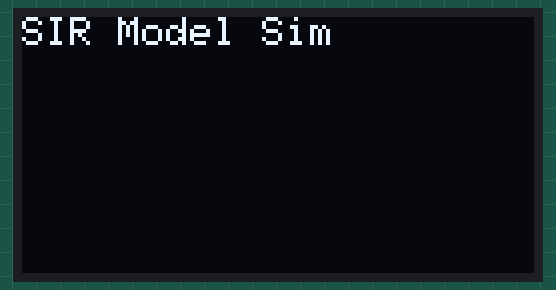
Simulated run of this sketch. Board: Arduino Uno, built with avr-gcc and run on an emulated ATmega328P. Shown: 128×64 one-colour display. Random numbers use the default seed unless the sketch sets one.

Above: at 0.1 s.
At 5.14 s:
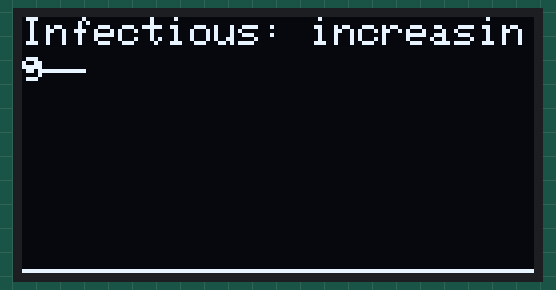
At 10.26 s:
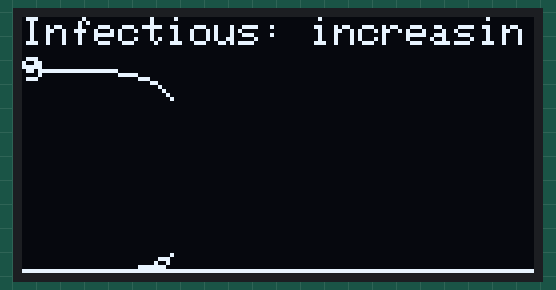
At 20.47 s:
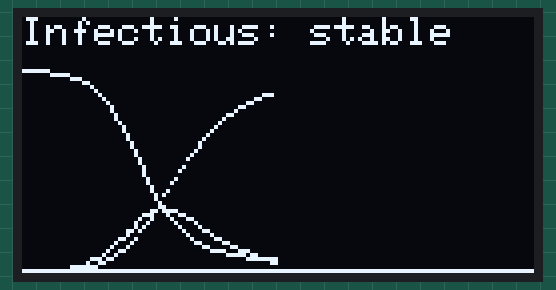
At 30.24 s:
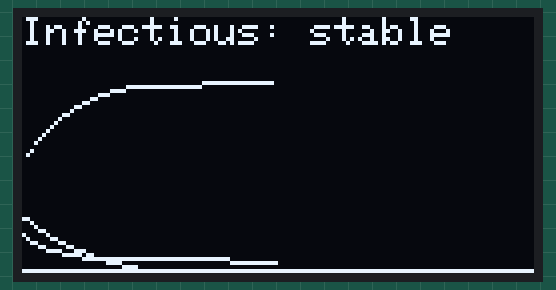
At 39.71 s:
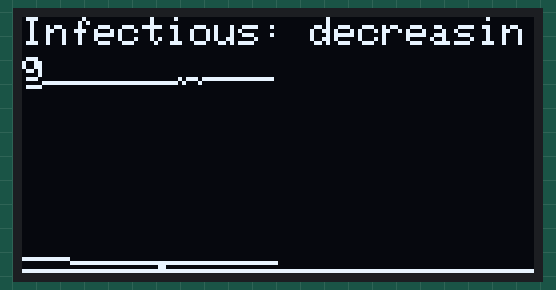

The sketch:

SIR_model_graph.ino
```cpp
/*
Classic Compartmental Model: SIR Model

***
SIR Model Overview

The population is divided into three compartments at time tt:
    S(t)S(t): Number of Susceptible individuals (can catch the disease)
    I(t)I(t): Number of Infectious individuals (currently infected and can transmit)
    R(t)R(t): Number of Recovered (or Removed) individuals (immune or no longer infectious)
The total population NN is assumed constant:
N=S(t)+I(t)+R(t)
N=S(t)+I(t)+R(t)
***

OLED wire connecction
Wiring: I2C OLED
OLED Pin	Arduino Uno / Mega
VCC	5V
GND	GND
SDA	A4 (Uno) / 20 (Mega)
SCL	A5 (Uno) / 21 (Mega)
*/

#include <Wire.h>
#include <Adafruit_GFX.h>
#include <Adafruit_SSD1306.h>

#define SCREEN_WIDTH 128
#define SCREEN_HEIGHT 64
#define OLED_RESET    -1
Adafruit_SSD1306 display(SCREEN_WIDTH, SCREEN_HEIGHT, &Wire, OLED_RESET);

const int totalPopulation = 1000;
float S = totalPopulation - 1;
float I = 1;
float R = 0;

const float beta = 0.3;
const float gamma = 0.1;

const int maxTimeSteps = 64;

uint8_t S_history[maxTimeSteps];
uint8_t I_history[maxTimeSteps];
uint8_t R_history[maxTimeSteps];

int timeStep = 0;

void setup() {
  Serial.begin(9600);
  randomSeed(analogRead(0));  // Initialize random generator

  if (!display.begin(SSD1306_SWITCHCAPVCC, 0x3C)) {
    Serial.println("SSD1306 init failed");
    while (true);
  }

  display.clearDisplay();
  display.setTextColor(SSD1306_WHITE);
  display.setTextSize(1);
  display.setCursor(0, 0);
  display.println("SIR Model Sim");
  display.display();
  delay(1500);

  for (int i = 0; i < maxTimeSteps; i++) {
    S_history[i] = 0;
    I_history[i] = 0;
    R_history[i] = 0;
  }
}

void loop() {
  // Base deterministic SIR update
  float newInfections = beta * S * I / totalPopulation;
  float newRecoveries = gamma * I;

  S -= newInfections;
  I += newInfections - newRecoveries;
  R += newRecoveries;

  // Add random fluctuation factor to infectious count (-5 to +5)
  float randomFactor = (random(-50, 51)) / 10.0; // -5.0 to +5.0
  I += randomFactor;

  // Clamp values
  if (S < 0) S = 0;
  if (I < 0) I = 0;
  if (R > totalPopulation) R = totalPopulation;

  if (S + I + R > totalPopulation) {
    // Normalize to totalPopulation if sum exceeds
    float total = S + I + R;
    S = S * totalPopulation / total;
    I = I * totalPopulation / total;
    R = R * totalPopulation / total;
  }

  uint8_t S_scaled = (uint8_t)((S / totalPopulation) * 255);
  uint8_t I_scaled = (uint8_t)((I / totalPopulation) * 255);
  uint8_t R_scaled = (uint8_t)((R / totalPopulation) * 255);

  if (timeStep < maxTimeSteps) {
    S_history[timeStep] = S_scaled;
    I_history[timeStep] = I_scaled;
    R_history[timeStep] = R_scaled;
    timeStep++;
  } else {
    for (int i = 1; i < maxTimeSteps; i++) {
      S_history[i - 1] = S_history[i];
      I_history[i - 1] = I_history[i];
      R_history[i - 1] = R_history[i];
    }
    S_history[maxTimeSteps - 1] = S_scaled;
    I_history[maxTimeSteps - 1] = I_scaled;
    R_history[maxTimeSteps - 1] = R_scaled;
  }

  drawGraph();
  delay(200);
}

void drawGraph() {
  display.clearDisplay();

  String trendText = "Infectious: ";
  if (timeStep < 2) {
    trendText += "N/A";
  } else {
    if (I_history[timeStep - 1] > I_history[timeStep - 2]) {
      trendText += "increasing";
    } else if (I_history[timeStep - 1] < I_history[timeStep - 2]) {
      trendText += "decreasing";
    } else {
      trendText += "stable";
    }
  }

  display.setTextSize(1);
  display.setCursor(0, 0);
  display.print(trendText);

  int graphHeight = SCREEN_HEIGHT - 12;
  int baseY = SCREEN_HEIGHT - 1;

  display.drawLine(0, baseY, SCREEN_WIDTH, baseY, SSD1306_WHITE);

  for (int i = 1; i < timeStep; i++) {
    int x1 = i - 1;
    int x2 = i;

    int yS1 = baseY - ((S_history[i - 1] * graphHeight) >> 8);
    int yS2 = baseY - ((S_history[i] * graphHeight) >> 8);

    int yI1 = baseY - ((I_history[i - 1] * graphHeight) >> 8);
    int yI2 = baseY - ((I_history[i] * graphHeight) >> 8);

    int yR1 = baseY - ((R_history[i - 1] * graphHeight) >> 8);
    int yR2 = baseY - ((R_history[i] * graphHeight) >> 8);

    display.drawLine(x1, yS1, x2, yS2, SSD1306_WHITE);
    display.drawLine(x1, yI1, x2, yI2, SSD1306_WHITE);

    if (i % 2 == 0) {
      display.drawLine(x1, yR1, x2, yR2, SSD1306_WHITE);
    }
  }

  display.display();
}
```
